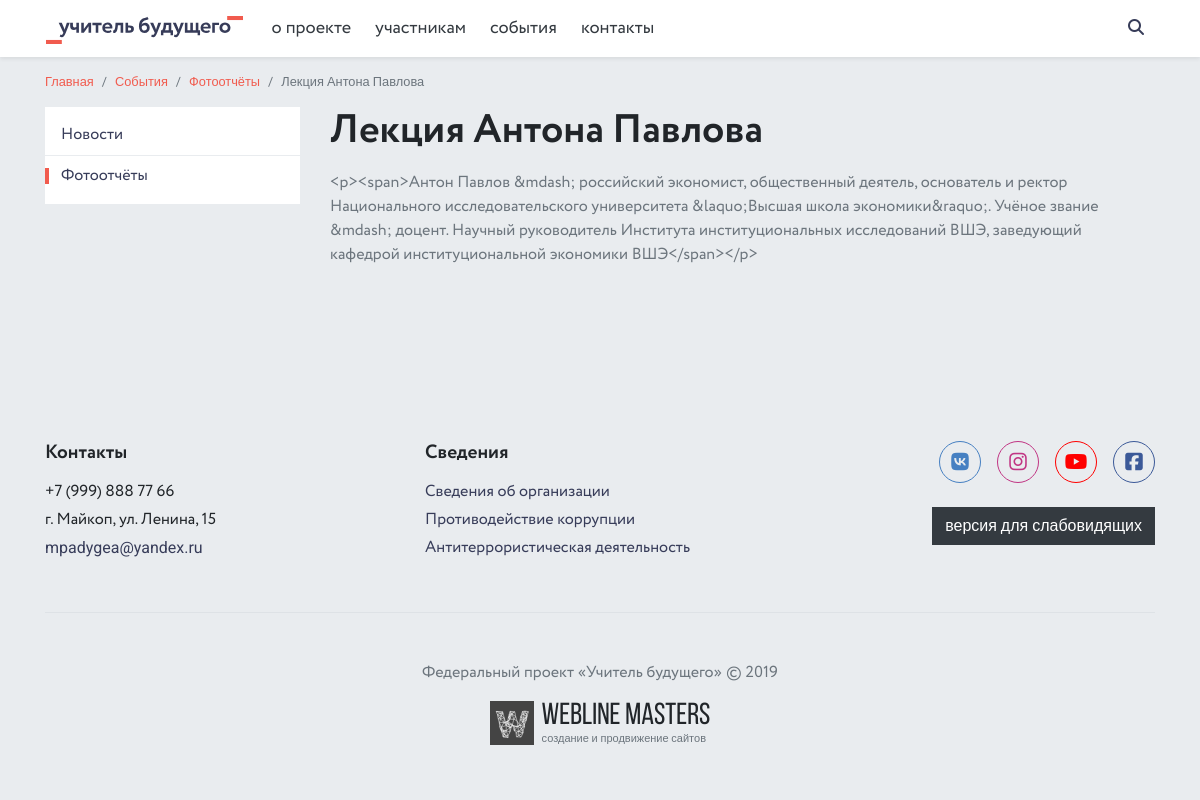
Screenshot of /gallery/lekciya-antona-pavlova/ with the database file from the repository.
### albums/models.py (models this page shows, shortened)
class Album(SEO):
    title = models.CharField(max_length=250, unique=True, verbose_name='Заголовок')
    description = models.TextField(verbose_name='Описание')
    is_active = models.BooleanField(default=True, verbose_name='Показывать на сайте')
    created_date = models.DateField(default=date.today, verbose_name='Дата публикации')
    slug = models.SlugField(max_length=250, verbose_name='Slug', unique=True)
    def get_picture_url(self, filename):
        ext = filename.split('.')[-1]
        filename = '{0}.{1}'.format(self.slug, ext)
        return 'images/albums/{0}'.format(filename)
    image = models.ImageField(upload_to=get_picture_url, verbose_name='Изображение')
    image_thumbnail = ImageSpecField(source='image',
                                     processors=[ResizeToFill(398, 224)],
                                     format='JPEG',
                                     options={'quality': 90})
    image_admin = ImageSpecField(source='image',
                                 processors=[ResizeToFill(150, 150)],
                                 format='JPEG',
                                 options={'quality': 90})
    def image_tag(self):
        return mark_safe('<a href="{0}"><img src="{0}" width="150px"></a>'.format(self.image_admin.url))
    image_tag.short_description = 'Предпросмотр изоражения'
    image_tag.allow_tags = True
    def image_tag_mini(self):
        return mark_safe('<img src="{0}" width="53px">'.format(self.image_admin.url))
    image_tag_mini.short_description = 'Предпросмотр'
    image_tag_mini.allow_tags = True
    class Meta:
        verbose_name = 'Фотоотчёт'
        verbose_name_plural = 'Фотоотчёты'
        ordering = ('created_date',)

### albums/views.py (the view)
# urls.py: path('<album_slug>/', views.AlbumView.as_view(), name='album'),
class AlbumView(View):
    def get(self, request, album_slug):
        album = get_object_or_404(Album, slug=album_slug)
        context = {
            'album': album,
        }
        return render(request, 'albums/album.html', context)

### core/context_processors.py (called while the page is built)
def context_info(request):
    phone = Phone.objects.first()
    address = Address.objects.first()
    email = Email.objects.first()
    socials = Social.objects.all()
    main_doc_category = DocumentCategory.objects.filter(is_active=True).first()
    context = {
        'phone': phone,
        'address': address,
        'email': email,
        'socials': socials,
        'main_doc_category': main_doc_category,
    }
    return context

### documents/models.py (called while the page is built)
    def get_absolute_url(self):
        return reverse('document_category', args=[self.slug])

### templates/albums/album.html (shortened to what this page needs)
{% extends 'base.html' %}
{% block content %}
<main role="main">
    <div class="container">
        <div class="d-flex flex-column flex-md-row justify-content-between align-items-md-center mb-3 mb-md-0">
            <ol class="breadcrumb small">
                <li class="breadcrumb-item"><a href="{% url 'index' %}">Главная</a></li>
                <li class="breadcrumb-item"><a href="{% url 'news' %}">События</a></li>
                <li class="breadcrumb-item"><a href="{% url 'albums' %}">Фотоотчёты</a></li>
                <li class="breadcrumb-item active">{{ album.title }}</li>
            </ol>
        </div>
        <div class="row">
            <div class="col-lg-3">
                <div class="bg-white py-2 d-none d-lg-block">
                    <ul class="list-unstyled side-menu m-0">
                        <li class="border-bottom font-2"><a href="{% url 'news' %}" class="text-secondary py-2 px-3 d-block">Новости</a></li>
                        <li class="border-bottom font-2"><a href="{% url 'albums' %}" class="text-secondary py-2 px-3 d-block active">Фотоотчёты</a></li>
                    </ul>
                </div>
            </div>
            <div class="col-lg-9">
                <h1 class="mt-0">{{ album.title }}</h1>
                <p class="font-2 text-muted">{{ album.description }}</p>
            </div>
        </div>
    </div>
</main>
{% endblock content %}

### rows the page displays
Album: title "Лекция Антона Павлова", description "<p><span>Антон Павлов &mdash; российский экономист, общественный деятель, основатель и ректор Национального исследовательского университета &laquo;Высшая школа экономики&raquo;. Учёное звание &mdash; доцент. Научный руководитель Института институциональных исследований ВШЭ, заведующий кафедрой институциональной экономики ВШЭ</span></p>"
